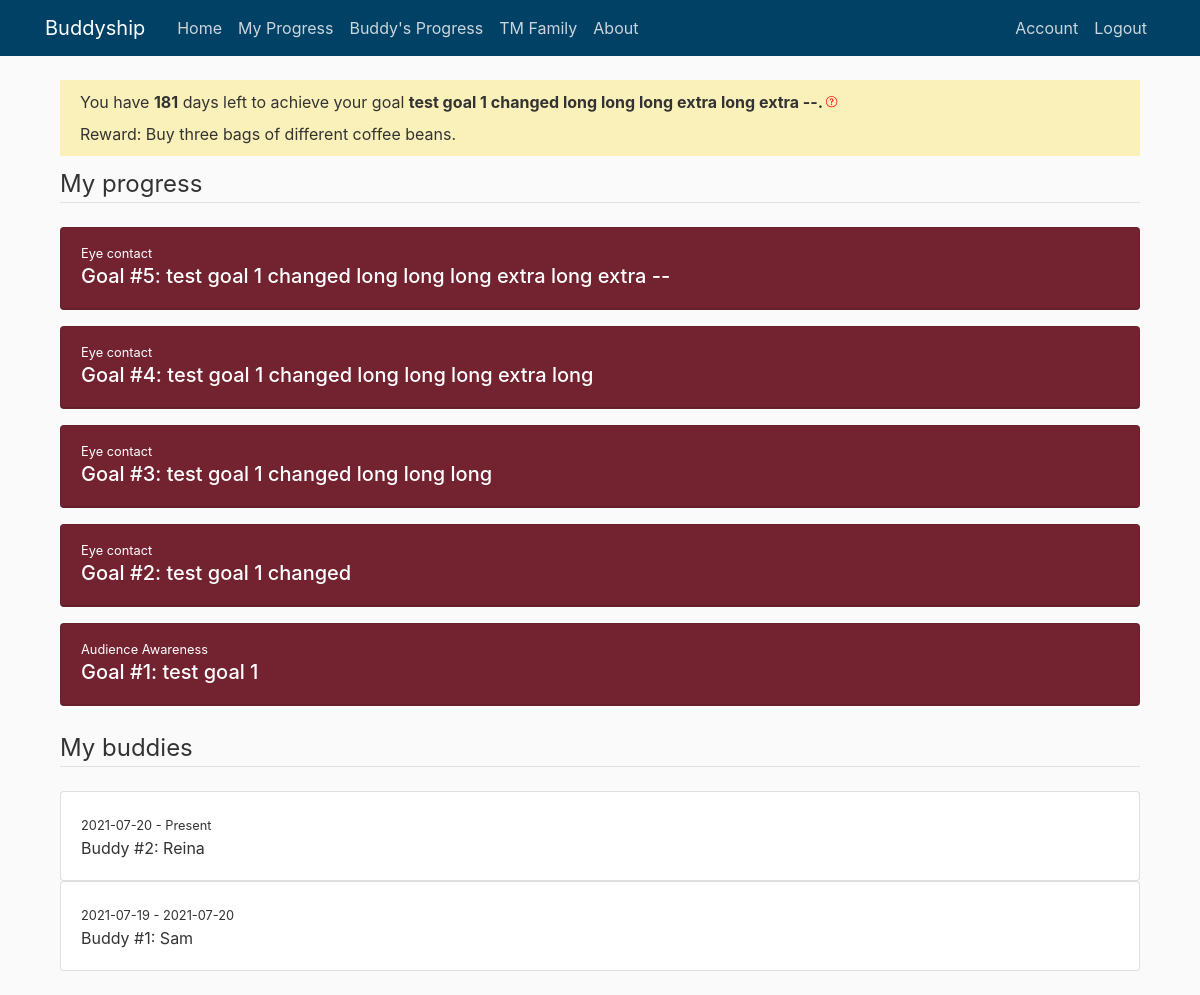
Screenshot of /my_progress (signed in) with the database file from the repository.
### buddyship/models.py (models this page shows, shortened)
class Goal(db.Model):
    id = db.Column(db.Integer, primary_key=True)
    general_goal = db.Column(db.String(150))
    specific_goal = db.Column(db.String(150))
    goal_count = db.Column(db.Integer, default=1)
    goal_reward = db.Column(db.String(150))
    start_date = db.Column(db.DateTime, default=func.now())
    end_date = db.Column(db.DateTime)
    user_id = db.Column(db.Integer, db.ForeignKey('user.id'), nullable=False)

class User(db.Model, UserMixin):
    id = db.Column(db.Integer, primary_key=True)
    if_admin = db.Column(db.Boolean, nullable=False)
    active = db.Column(db.Boolean(), nullable=False)
    first_name = db.Column(db.String(20), unique=True, nullable=False)
    email = db.Column(db.String(120), unique=True, nullable=False)
    password = db.Column(db.String(60), nullable=False)
    current_buddy = db.Column(db.String(150))
    current_general_goal = db.Column(db.String(150))
    current_specific_goal = db.Column(db.String(150))
    current_reward = db.Column(db.String(150))
    confirmed_at = db.Column(db.Date, nullable=False)
    buddies = db.relationship('Buddy', backref='owner', lazy=True)
    goals = db.relationship('Goal', backref='owner', lazy=True)
    record_progresses = db.relationship('Progress', backref='giver', lazy=True)

class Buddy(db.Model):
    id = db.Column(db.Integer, primary_key=True)
    buddy_name = db.Column(db.String(100), nullable=False)
    buddy_count = db.Column(db.Integer, default=1)
    start_date = db.Column(db.DateTime, default=func.now())
    end_date = db.Column(db.DateTime)
    user_id = db.Column(db.Integer, db.ForeignKey('user.id'), nullable=False)
    buddy_progresses = db.relationship(
        'Progress', backref='receiver', lazy=True)

### buddyship/progresses/routes.py (the view)
@progresses.route('/my_progress', methods=['GET'])
@login_required
def my_progress():
    if current_user.current_buddy == None:
        flash('Please set up your buddy and your goal first. ', 'danger')
        return redirect(url_for('users.set_up'))
    else:
        buddies = Buddy.query.filter_by(
            buddy_name=current_user.first_name).all()
        id_lst = []
        for buddy in buddies:
            id_lst.append(buddy.user_id)
        return render_template("my_progress.html", title='My Progress', user=current_user,
                               buddy_accounts=User.query.filter(
                                   User.id.in_(id_lst)).all(),
                               current_time=date.today())

### buddyship/models.py (called while the page is built)
@login_manager.user_loader
def load_user(user_id):
    return User.query.get(int(user_id))

### buddyship/templates/my_progress.html (shortened to what this page needs)
{% extends "layout.html" %}
{% block content %}
<div class="content-section">
    <div class="subtitle-section">
        You have <b>{{ (user.goals[-1].end_date.date() - current_time).days }}</b></span> days left
        to achieve your goal
        <b>{{ user.current_specific_goal }}. </b> <label data-toggle="tooltip" data-placement="top"
            title="We encourage you to use 6 months to complete one goal. You can always change your goal on 'Account' tab. ">
        </label>
        <br />Reward: {{ user.current_reward }}
    </div>
    <legend class="border-bottom mb-4">My progress</legend>
    {% for goal in user.goals|reverse %}
    <div class="card bg-red text-white mt-3">
        <div class="card-header">
            <small>{{ goal.general_goal }}</small>
            <h5>
                Goal #{{ goal.goal_count }}: {{ goal.specific_goal }}</h5>
        </div>
    </div>
    {% endfor %}
</div>
<br>
<legend class="border-bottom mb-4">My buddies</legend>
{% for buddy in user.buddies|reverse %}
<div class="card">
    <div class="card-body">
        <small>{{ buddy.start_date.date() }} -
            {% if buddy.end_date == None %} Present
            {% else %} {{ buddy.end_date.date() }}
            {% endif %}</small>
        <p class="card-text">Buddy #{{ buddy.buddy_count }}: {{ buddy.buddy_name }}</p>
    </div>
</div>
{% endfor %}
<br>
</div>
{% endblock content %}

### buddyship/static/main.css (style rules this page uses)
body { background: #fafafa; color: #333333; margin-top: 5rem; }
.bg-red { background-color: #772432; }
.subtitle-section { background: #faf0b9; padding: 10px 20px 10px 20px; margin-bottom: 10px; }

### rows the page displays
Goal: (user.goals[-1].end_date.date()-current_time).days "181", general_goal "Eye contact", goal_count "5", specific_goal "test goal 1 changed long long long extra long extra --"
User: current_specific_goal "test goal 1 changed long long long extra long extra --", current_reward "Buy three bags of different coffee beans."
Goal: general_goal "Eye contact", goal_count "4", specific_goal "test goal 1 changed long long long extra long"
Goal: general_goal "Eye contact", goal_count "3", specific_goal "test goal 1 changed long long long"
Goal: general_goal "Eye contact", goal_count "2", specific_goal "test goal 1 changed"
Goal: general_goal "Audience Awareness", goal_count "1", specific_goal "test goal 1"
Buddy: start_date "2021-07-20", shows "Present", buddy_count "2", buddy_name "Reina"
Buddy: start_date "2021-07-19", end_date "2021-07-20", buddy_count "1", buddy_name "Sam"
